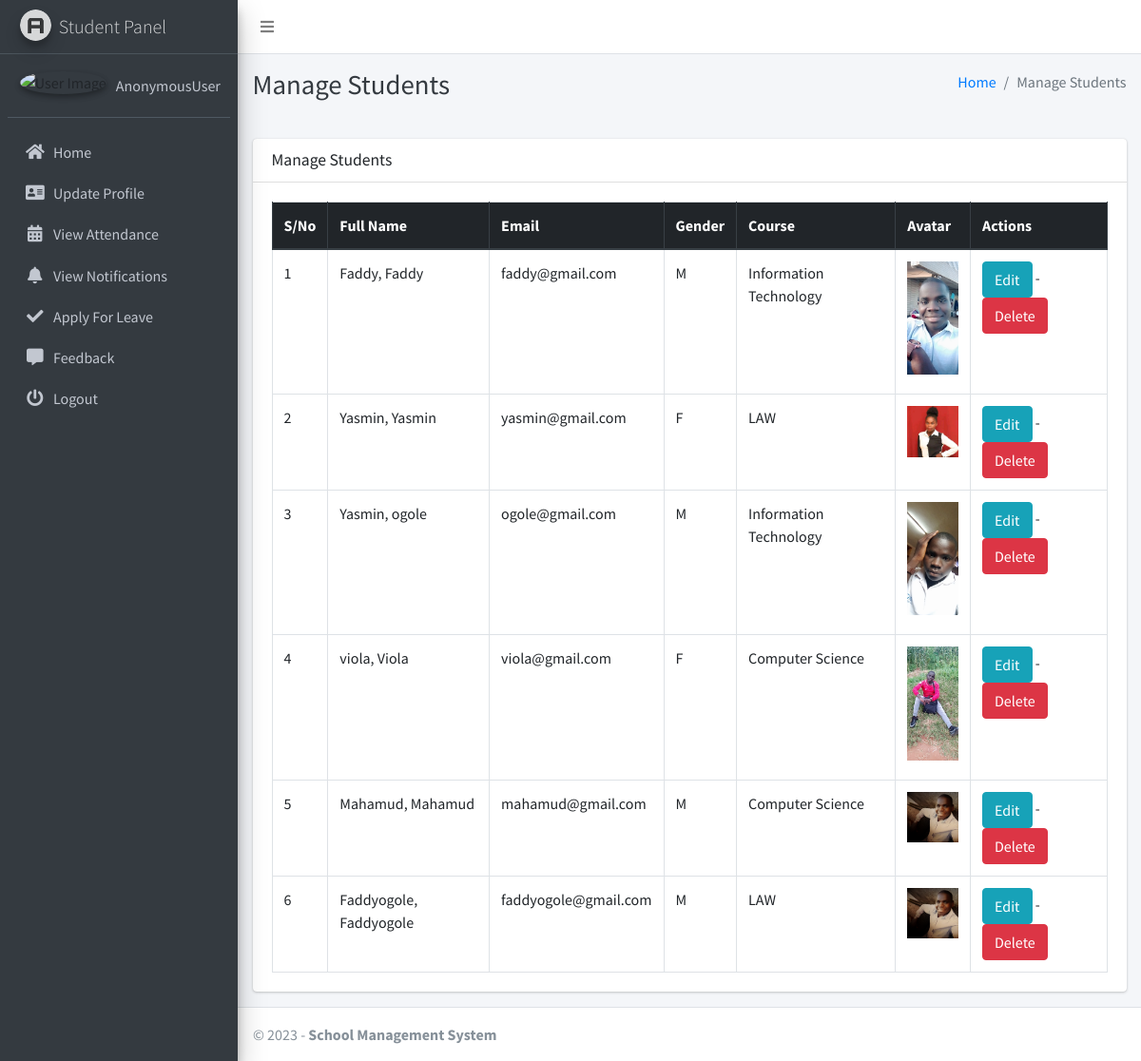
Page /student/manage/ on the committed database.
### studentsmanagementapp/models.py (models this page shows, shortened)
class CustomUser(AbstractUser):
    USER_TYPE = ((1, "HOD"), (2, "Staff"), (3, "Student"))
    GENDER = [("M", "Male"), ("F", "Female")]
    username = None  # Removed username, using email instead
    email = models.EmailField(unique=True)
    user_type = models.CharField(default=1, choices=USER_TYPE, max_length=1)
    gender = models.CharField(max_length=1, choices=GENDER)
    profile_pic = models.ImageField()
    address = models.TextField()
    fcm_token = models.TextField(default="")  # For firebase notifications
    created_at = models.DateTimeField(auto_now_add=True)
    updated_at = models.DateTimeField(auto_now=True)
    USERNAME_FIELD = "email"
    REQUIRED_FIELDS = []
    objects = CustomUserManager()

class Student(models.Model):
    admin = models.OneToOneField(CustomUser, on_delete=models.CASCADE)
    course = models.ForeignKey(Course, on_delete=models.DO_NOTHING, null=True, blank=False)
    session = models.ForeignKey(Session, on_delete=models.DO_NOTHING, null=True)

class Course(models.Model):
    name = models.CharField(max_length=120)
    created_at = models.DateTimeField(auto_now_add=True)
    updated_at = models.DateTimeField(auto_now=True)

### studentsmanagementapp/hod_views.py (the view)
# urls.py: path("student/manage/", hod_views.manage_student, name='manage_student'),
def manage_student(request):
    students = CustomUser.objects.filter(user_type=3)
    context = {
        'students': students,
        'page_title': 'Manage Students'
    }
    return render(request, "hod_template/manage_student.html", context)

### studentsmanagementapp/templates/hod_template/manage_student.html
{% extends 'main_app/base.html' %}
{% load static %}
{% block page_title %}{{page_title}}{% endblock page_title %}
{% block content %}
<section class="content">
    <div class="container-fluid">
        <div class="row">
            <div class="col-md-12">
                <div class="card">
                    <div class="card-header">
                        <h3 class="card-title">{{page_title}}</h3>
                    </div>
                    <div class="card-body">
                        <table id="example2" class="table table-bordered table-hover">
                            <thead class="thead-dark">
                                <tr>
                                    <th>S/No</th>
                                    <th>Full Name</th>
                                    <th>Email</th>
                                    <th>Gender</th>
                                    <th>Course</th>
                                    <th>Avatar</th>
                                    <th>Actions</th>
                                </tr>
                            </thead>
                            <tbody>
                                {% for student in students %}
                                <tr>
                                    <td>{{ forloop.counter }}</td>
                                    <td>{{student.last_name}}, {{student.first_name}}</td>
                                    <td>{{student.email}}</td>
                                    <td>{{student.gender}}</td>
                                    <td>{{student.student.course.name}}</td>
                                    <td>
                                        {% if student.profile_pic == ""  %}
                                        No Image
                                        {% else %}
                                        <img class="img img-fluid mb-2" height="56" width="56"
                                            src="{{student.profile_pic}}" alt="">
                                        {% endif %}
                                    </td>
                                    <td><a href="{% url 'edit_student' student.student.id %}" class="btn btn-info">Edit</a> -
                                        <a href="{% url 'delete_student' student.student.id %}" class="btn btn-danger" onclick="return confirm('Are you sure about this ?')">Delete</a>
                                    </td>
                                </tr>
                                {% endfor %}
                            </tbody>
                        </table>
                    </div>
                </div>
            </div>
        </div>
    </div>
</section>
{% endblock content %}

### rows in the picture
CustomUser: last_name "Faddy", first_name "Faddy", email "faddy@gmail.com", gender "M", student.course.name "Information Technology", profile_pic (picture)
CustomUser: last_name "Yasmin", first_name "Yasmin", email "yasmin@gmail.com", gender "F", student.course.name "LAW", shows a picture
CustomUser: last_name "Yasmin", first_name "ogole", email "ogole@gmail.com", gender "M", student.course.name "Information Technology", profile_pic (picture)
CustomUser: last_name "viola", first_name "Viola", email "viola@gmail.com", gender "F", student.course.name "Computer Science", profile_pic (picture)
CustomUser: last_name "Mahamud", first_name "Mahamud", email "mahamud@gmail.com", gender "M", student.course.name "Computer Science", profile_pic (picture)
CustomUser: last_name "Faddyogole", first_name "Faddyogole", email "faddyogole@gmail.com", gender "M", student.course.name "LAW", profile_pic (picture)

### other values in the picture
{{ user }} "AnonymousUser"
{{ page_title }} "Manage Students"
